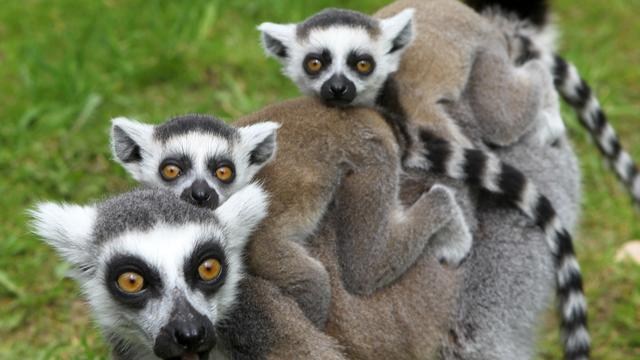
#> input picture SVD_on_image/trip.jpeg, 640 x 360 px, found by its file name
$ jupyter execute svd_image_application.ipynb   (shell and % lines are left out)
#> lines starting #> are read from the running program, lines starting #| are printed output that depends on the picture
Apply Singular Value Decomposition (SVD) on an image

Here we use SVD to extract the important features of an image. A black and white image is just a matrix, and the numbers represents the intensity of a pixel.
inspired by: https://hadrienj.github.io/posts/Deep-Learning-Book-Series-2.8-Singular-Value-Decomposition/

[cell 1]
import numpy as np
import matplotlib.pyplot as plt
from PIL import Image

They are our assistants:

[cell 2]
plt.style.use('dark_background')
img = Image.open('SVD_on_image/trip.jpeg')
#> img is the input picture: PIL image 640x360 RGB; mean R, G, B 117.8, 122.6, 94.4
img

[cell 3]
# convert to grayscale
img_grey = img.convert('L')
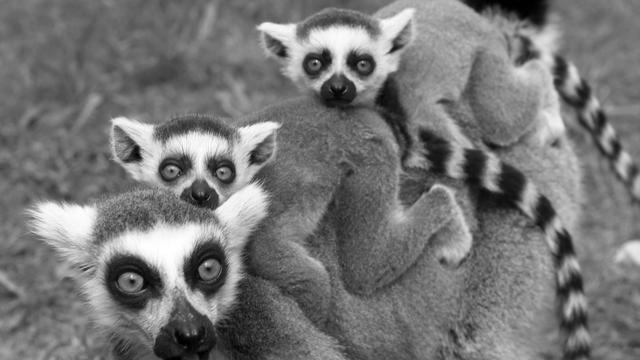
#> img_grey: PIL image 640x360 L; min 0, max 255, mean 117.9
img_grey

[cell 4]
# get the image size - this will be the size of the image matrix
colnb = img_grey.size[0]
#> colnb = 640
rownb = img_grey.size[1]
#> rownb = 360
(colnb,rownb)
#> Out = (640, 360)

[cell 5]
# convert the image to a numpy matrix
img_matrix = np.array(list(img_grey.getdata(band=0)), float)
img_matrix.shape = (rownb, colnb)

plt.imshow(img_matrix, cmap = 'gray')
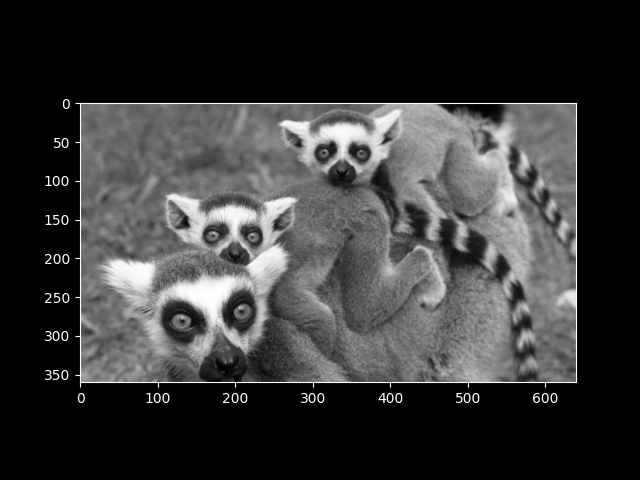
#> figure drawn by matplotlib, 1 panel

Left singular vectors, singular values, right singular vectors:

[cell 6]
U, D, V = np.linalg.svd(img_matrix)
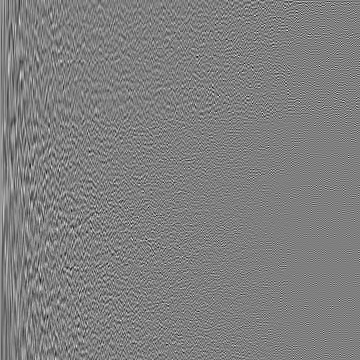
#> U: shape (360, 360) float64; min -0.28, max 0.28, mean 0.000138; drawn with min black and max white
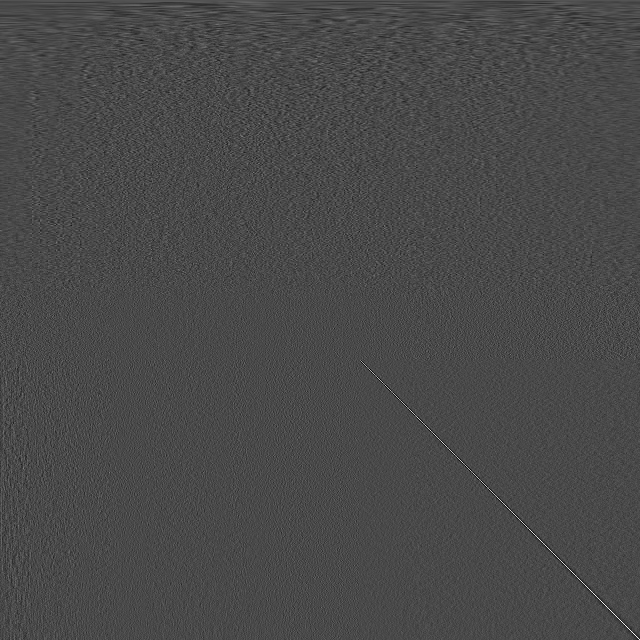
#> V: shape (640, 640) float64; min -0.287, max 0.708, mean 5.14e-05; drawn with min black and max white
#> D = 360 values, max 57157.2 at index 0, min 3.03 at index 359, mean 540.4
# check the size
(img_matrix.shape, U.shape, D.shape, V.shape)

In U and V the first singular vectors explaine the largest variance. Here we reconstruct the image with the first 10 vectors. Here we can recognize the heads of our assistants easily.

[cell 7]
reconst_img1 = np.matrix(U[:, 0:10]) * np.diag(D[0:10]) * np.matrix(V[0:10, :])
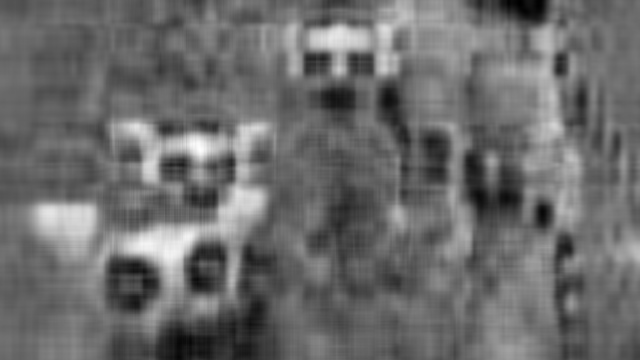
#> reconst_img1: shape (360, 640) float64; min -7, max 287.9, mean 117.9; drawn with min black and max white
plt.imshow(reconst_img1, cmap='gray')
(np.matrix(U[:, :5]).shape, np.diag(D[:5]).shape, np.matrix(V[:5, :]).shape)
#> Out = ((360, 5), (5, 5), (5, 640))

If we skip the first five we can recognize them, but this is a bit harder.

[cell 8]
reconst_img2 = np.matrix(U[:, 5:15]) * np.diag(D[5:15]) * np.matrix(V[5:15, :])
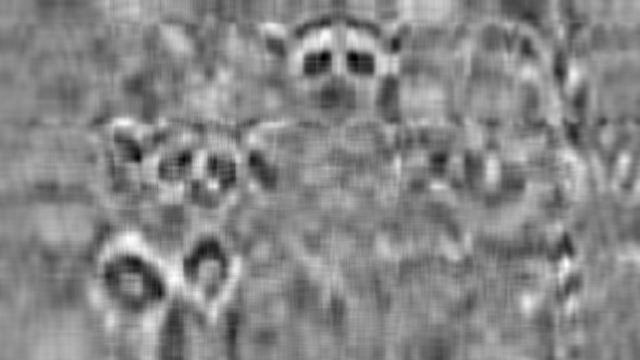
#> reconst_img2: shape (360, 640) float64; min -113.1, max 100.5, mean 0; drawn with min black and max white
plt.imshow(reconst_img2, cmap='gray')

And harder . . .

[cell 9]
reconst_img3 = np.matrix(U[:, 10:20]) * np.diag(D[10:20]) * np.matrix(V[10:20, :])
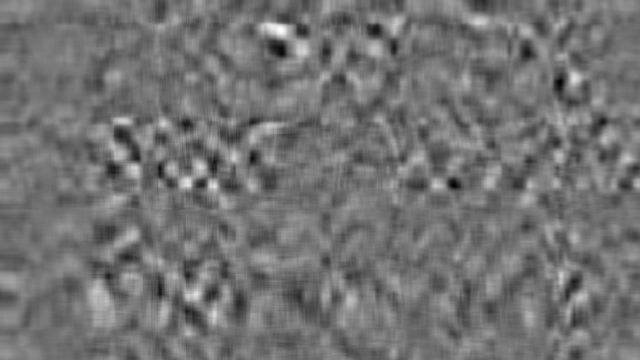
#> reconst_img3: shape (360, 640) float64; min -83.92, max 102.2, mean 0; drawn with min black and max white
plt.imshow(reconst_img3, cmap='gray')

And with the 50-100th vectors we can recognise the eyes, maybe the ears. It is interesting, that the eyes are so recognizabel on this very bad reconstruction.

[cell 10]
reconst_img4 = np.matrix(U[:, 50:100]) * np.diag(D[50:100]) * np.matrix(V[50:100, :])
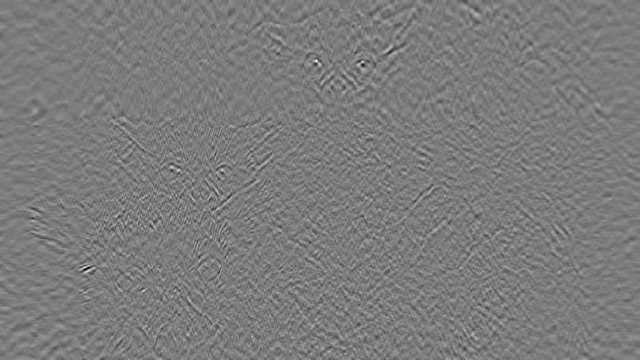
#> reconst_img4: shape (360, 640) float64; min -57.77, max 60.89, mean 0; drawn with min black and max white
plt.imshow(reconst_img4, cmap='gray')

But with the 0-50th vectors we get a very good image.

[cell 11]
reconst_img5 = np.matrix(U[:, 0:50]) * np.diag(D[0:50]) * np.matrix(V[0:50, :])
plt.imshow(reconst_img5, cmap='gray')
